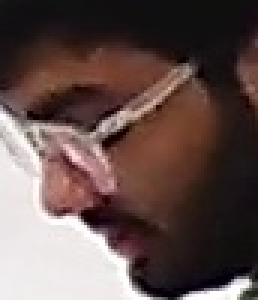
#> input picture captured_faces/person_409bf7aa/Cam_01_20260217_160345_f7f6f0da.jpg, 86 x 100 px, given in place of misha Hotel General_Thursday March 05 202651946  ee084f7.avi, which was not available (shown 3 times larger)
$ python test_enhance.py
#> lines starting #> are read from the running program, lines starting #| are printed output that depends on the picture; after the words box and inside, x2 and y2 are one past the last pixel; in counts of white or black regions, pixels touching at a corner belong together; pictures that were not available may be replaced by others from this repository, and a replacement may not be noted
#> further down, original is the input picture: shape (100, 86, 3); mean B, G, R 76.9, 80.1, 99.3
#| ✅ Frame grabbed. Size: 86x100
import cv2
import numpy as np
import os
import sys

# ==========================================
# CONFIGURATION
# ==========================================

VIDEO_PATH = "/home/user/Desktop/video surveillence/Sample_videos/Night videos/Export__Rly Station-Towards Amisha Hotel General_Thursday March 05 202651946  ee084f7.avi"

# Which frame number to grab for testing
# Change this to test different moments in the video
TEST_FRAME_NUMBER = 300

UPSCALE_FACTOR = 1.5

SCRIPT_DIR  = os.path.dirname(os.path.abspath(__file__))
OUTPUT_DIR  = os.path.join(SCRIPT_DIR, "enhancement_debug")

# ==========================================
# ENHANCEMENT FUNCTIONS
# ==========================================

def gamma_correction(image, gamma=1.5):
#> called with gamma = 1.5
    inv_gamma = 1.0 / gamma
    table = np.array([
        ((i / 255.0) ** inv_gamma) * 255
        for i in range(256)
    ]).astype("uint8")
    return cv2.LUT(image, table)


def apply_clahe(frame):
    lab = cv2.cvtColor(frame, cv2.COLOR_BGR2LAB)
#> lab: shape (100, 86, 3); mean of channels 0, 1, 2 114.9, 135.8, 133.1
    l, a, b = cv2.split(lab)
    clahe = cv2.createCLAHE(clipLimit=3.0, tileGridSize=(8, 8))
    cl = clahe.apply(l)
    merged = cv2.merge((cl, a, b))
#> merged: shape (100, 86, 3); mean of channels 0, 1, 2 132.8, 135.8, 133.1
    return cv2.cvtColor(merged, cv2.COLOR_LAB2BGR)


def denoise(frame):
    return cv2.bilateralFilter(frame, d=7, sigmaColor=50, sigmaSpace=50)


def upscale(frame):
    return cv2.resize(frame, None, fx=UPSCALE_FACTOR, fy=UPSCALE_FACTOR,
                      interpolation=cv2.INTER_LANCZOS4)
#> returned value: shape (150, 129, 3)

# ==========================================
# GRAB TEST FRAME
# ==========================================

print(f"📂 Opening video...")

cap = cv2.VideoCapture(VIDEO_PATH)

if not cap.isOpened():
    print("❌ Cannot open video. Check VIDEO_PATH.")
    sys.exit(1)

total_frames = int(cap.get(cv2.CAP_PROP_FRAME_COUNT))
print(f"✅ Video opened. Total frames: {total_frames}")
print(f"🎯 Grabbing frame #{TEST_FRAME_NUMBER}...")

cap.set(cv2.CAP_PROP_POS_FRAMES, TEST_FRAME_NUMBER)
ret, original = cap.read()
cap.release()

if not ret:
    print("❌ Could not read frame. Try a different TEST_FRAME_NUMBER.")
    sys.exit(1)

print(f"✅ Frame grabbed. Size: {original.shape[1]}x{original.shape[0]}")

# ==========================================
# RUN EACH PHASE
# ==========================================

print("\n🔧 Running enhancement phases...")

# Phase 1 — original
phase1 = original.copy()
print("   Phase 1: Original ✓")

# Phase 2 — denoise
phase2 = denoise(phase1)
print("   Phase 2: Denoise ✓")

# Phase 3 — gamma correction
phase3 = gamma_correction(phase2, gamma=1.5)
print("   Phase 3: Gamma correction ✓")

# Phase 4 — CLAHE
phase4 = apply_clahe(phase3)
print("   Phase 4: CLAHE ✓")

# Phase 5 — upscale
phase5 = upscale(phase4)
print("   Phase 5: Upscale ✓")

# ==========================================
# ADD LABELS TO EACH PHASE IMAGE
# ==========================================

def add_label(image, text, sub=""):
#> called with text = 'Phase 1: Original', sub = 'No processing applied'
    out = image.copy()
    h, w = out.shape[:2]
#> h = 100; w = 86

    # dark bar at top
    cv2.rectangle(out, (0, 0), (w, 52), (20, 20, 20), -1)

    # main label
    cv2.putText(out, text, (12, 26),
                cv2.FONT_HERSHEY_SIMPLEX, 0.75, (255, 255, 255), 2, cv2.LINE_AA)

    # sub label
    if sub:
        cv2.putText(out, sub, (12, 46),
                    cv2.FONT_HERSHEY_SIMPLEX, 0.45, (180, 180, 180), 1, cv2.LINE_AA)

    return out


p1 = add_label(phase1, "Phase 1: Original",   "No processing applied")
p2 = add_label(phase2, "Phase 2: Denoise",    "Bilateral filter — removes grain")
p3 = add_label(phase3, "Phase 3: Gamma",      "Gamma 1.5 — lifts dark shadows")
p4 = add_label(phase4, "Phase 4: CLAHE",      "Local contrast equalisation")
p5 = add_label(phase5, "Phase 5: Upscale",    f"Lanczos {UPSCALE_FACTOR}x — larger faces")

# ==========================================
# SAVE INDIVIDUAL PHASE IMAGES
# ==========================================

os.makedirs(OUTPUT_DIR, exist_ok=True)

cv2.imwrite(os.path.join(OUTPUT_DIR, "phase1_original.jpg"),  p1)
cv2.imwrite(os.path.join(OUTPUT_DIR, "phase2_denoise.jpg"),   p2)
cv2.imwrite(os.path.join(OUTPUT_DIR, "phase3_gamma.jpg"),     p3)
cv2.imwrite(os.path.join(OUTPUT_DIR, "phase4_clahe.jpg"),     p4)
cv2.imwrite(os.path.join(OUTPUT_DIR, "phase5_upscale.jpg"),   p5)

print(f"\n✅ Individual phase images saved to: {OUTPUT_DIR}")

# ==========================================
# BUILD SIDE-BY-SIDE COMPARISON GRID
# ==========================================

print("🖼️  Building comparison grid...")

# Resize all to same height for grid (use original size, not upscaled)
TARGET_H = 360
TARGET_W = int(original.shape[1] * (TARGET_H / original.shape[0]))
#> TARGET_W = 309

def resize_for_grid(img):
    return cv2.resize(img, (TARGET_W, TARGET_H))
#> returned value: shape (360, 309, 3)

g1 = resize_for_grid(p1)
g2 = resize_for_grid(p2)
g3 = resize_for_grid(p3)
g4 = resize_for_grid(p4)
g5 = resize_for_grid(p5)
#> in resize_for_grid (call 5), `return cv2.resize(img, (TARGET_W, TARGET_H))`:
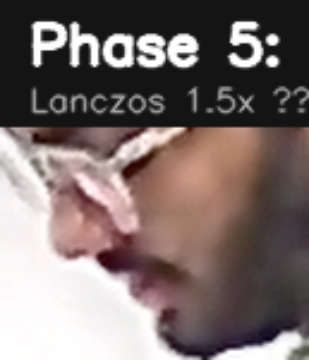
#> returned value: shape (360, 309, 3); mean of channels 0, 1, 2 108.2, 110.3, 123.4; drawn as B, G, R

# Row 1: Phase 1, 2, 3
row1 = np.hstack([g1, g2, g3])
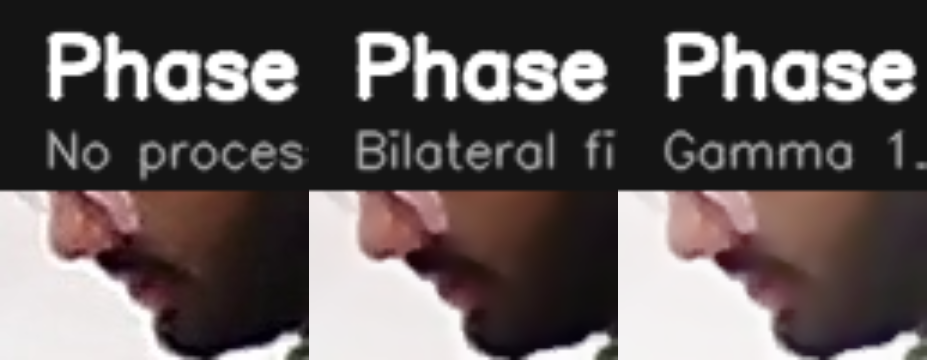
#> row1: shape (360, 927, 3); mean B, G, R 87.4, 87.9, 95.6

# Row 2: Phase 4, Phase 5, blank placeholder
blank = np.zeros_like(g1)
cv2.putText(blank, "Enhancement", (30, TARGET_H // 2 - 10),
            cv2.FONT_HERSHEY_SIMPLEX, 0.8, (80, 80, 80), 2)
#> blank: shape (360, 309, 3); values 0 (black) and 80 (white), 1.1% white; 11 white regions, largest, box (x1, y1, x2, y2) and area: (137, 158, 158, 172) 150, (32, 152, 46, 172) 139, (160, 158, 173, 172) 117
cv2.putText(blank, "Complete", (50, TARGET_H // 2 + 20),
            cv2.FONT_HERSHEY_SIMPLEX, 0.8, (80, 80, 80), 2)
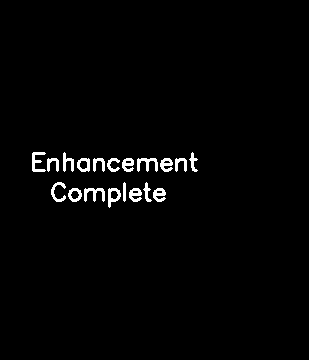
#> blank: shape (360, 309, 3); values 0 (black) and 80 (white), 1.9% white; 19 white regions, largest, box (x1, y1, x2, y2) and area: (84, 188, 105, 202) 151, (137, 158, 158, 172) 150, (32, 152, 46, 172) 139

row2 = np.hstack([g4, g5, blank])
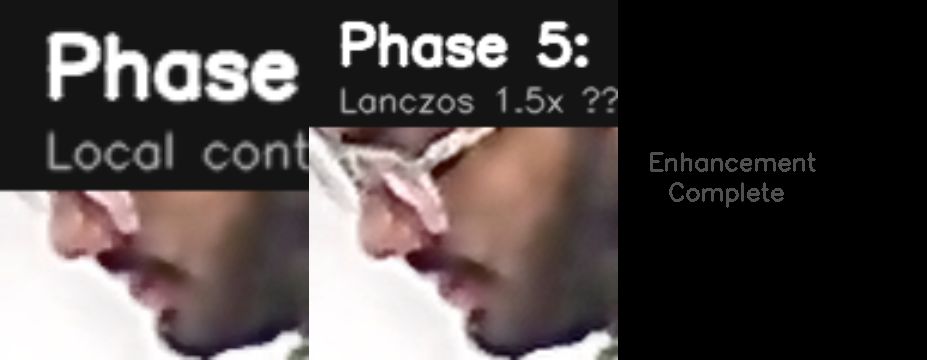
#> row2: shape (360, 927, 3); mean B, G, R 69.8, 70.6, 77.7

# Divider line between rows
divider = np.full((4, row1.shape[1], 3), 60, dtype=np.uint8)

grid = np.vstack([row1, divider, row2])
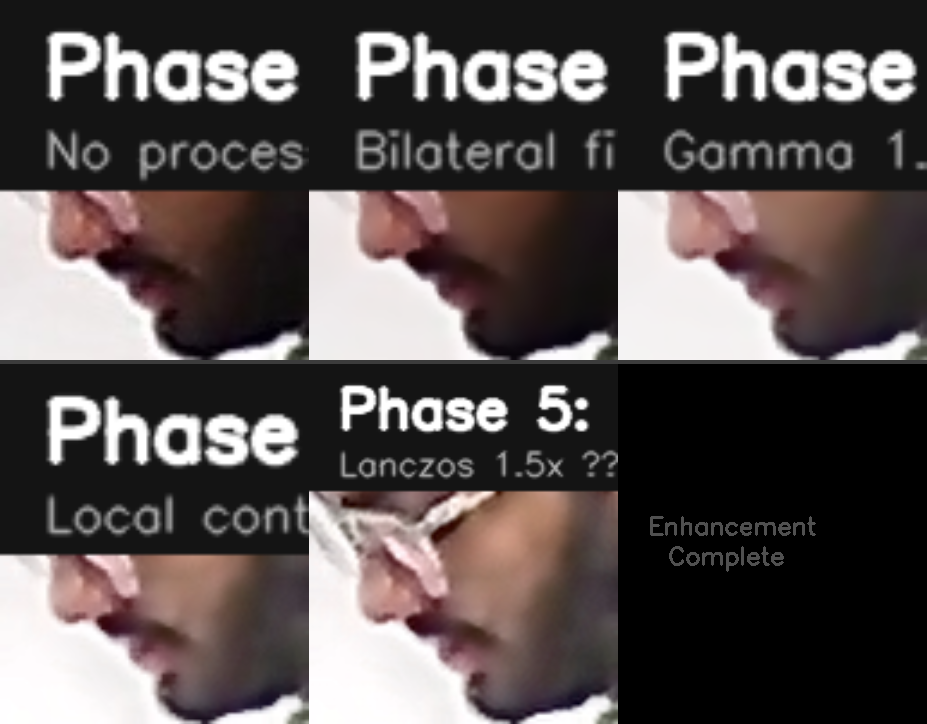
#> grid: shape (724, 927, 3); mean B, G, R 78.5, 79.1, 86.5

grid_path = os.path.join(OUTPUT_DIR, "all_phases_grid.jpg")
cv2.imwrite(grid_path, grid)

print(f"✅ Full comparison grid saved: {grid_path}")

# ==========================================
# DIFF IMAGE — shows what changed overall
# ==========================================

print("📊 Generating diff image (Original vs Final)...")

# Resize final to match original for diff
final_resized = cv2.resize(phase4, (original.shape[1], original.shape[0]))

diff = cv2.absdiff(original, final_resized)
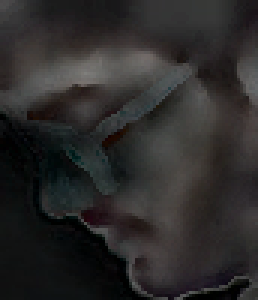
#> diff: shape (100, 86, 3) (shown 3 times larger); mean B, G, R 42.3, 42.7, 44.1
diff_boosted = cv2.convertScaleAbs(diff, alpha=3.0)  # boost visibility

diff_labeled = add_label(diff_boosted,
                          "Diff: Original vs Final",
                          "Bright areas = pixels changed by enhancement")
#> in add_label (call 6), `cv2.putText(out, sub, (12, 46), cv2.FONT_HERSHEY_SIMPLEX, 0.45, (180, ..`:
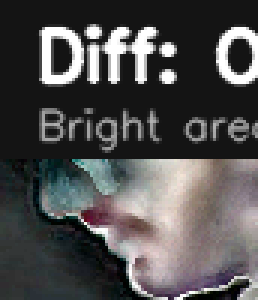
#> out: shape (100, 86, 3) (shown 3 times larger); mean B, G, R 78.8, 78.6, 79.8

cv2.imwrite(os.path.join(OUTPUT_DIR, "diff_original_vs_final.jpg"), diff_labeled)

print("✅ Diff image saved.")

# ==========================================
# PRINT BRIGHTNESS STATS PER PHASE
# ==========================================

print("\n📈 Brightness stats per phase (mean pixel value, 0-255):")
print(f"   Phase 1 Original  : {np.mean(phase1):.1f}")
#|    Phase 1 Original  : 85.4
print(f"   Phase 2 Denoise   : {np.mean(phase2):.1f}")
#|    Phase 2 Denoise   : 85.4
print(f"   Phase 3 Gamma     : {np.mean(phase3):.1f}")
#|    Phase 3 Gamma     : 111.1
print(f"   Phase 4 CLAHE     : {np.mean(phase4):.1f}")
#|    Phase 4 CLAHE     : 128.4
print(f"   Phase 5 Upscale   : {np.mean(phase5):.1f}  (same as phase 4, just larger)")
#|    Phase 5 Upscale   : 128.4  (same as phase 4, just larger)

print("\n📁 Output folder contents:")
for f in sorted(os.listdir(OUTPUT_DIR)):
    fpath = os.path.join(OUTPUT_DIR, f)
    size_kb = os.path.getsize(fpath) // 1024
    print(f"   {f}  ({size_kb} KB)")

print("\n✅ Done. Open the folder to inspect results:")
print(f"   {OUTPUT_DIR}")

$ run again, on captured_faces/person_409bf7aa/Cam_01_20260217_160356_2c9fc123.jpg
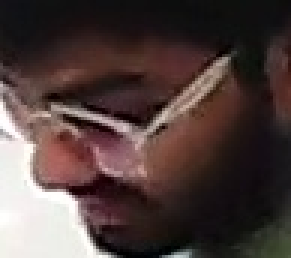
#> input picture captured_faces/person_409bf7aa/Cam_01_20260217_160356_2c9fc123.jpg, 97 x 86 px, given in place of misha Hotel General_Thursday March 05 202651946  ee084f7.avi, which was not available (shown 3 times larger)
#> original is the input picture: shape (86, 97, 3); mean B, G, R 61.1, 63.5, 79.7
#| ✅ Frame grabbed. Size: 97x86
#> lab: shape (86, 97, 3); mean of channels 0, 1, 2 99, 134.9, 132.2
#> merged: shape (86, 97, 3); mean of channels 0, 1, 2 119.3, 134.9, 132.2
#> `cv2.putText(blank, "Complete", (50, TARGET_H // 2 + 20), cv2.FONT_HERS..`:
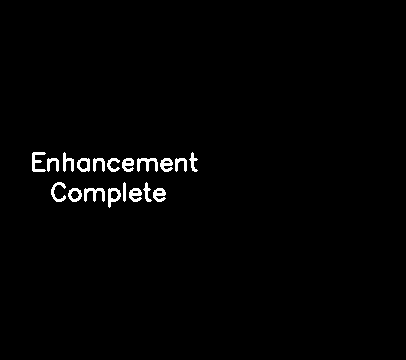
#> blank: shape (360, 406, 3); values 0 (black) and 80 (white), 1.4% white; 19 white regions, largest, box (x1, y1, x2, y2) and area: (84, 188, 105, 202) 151, (137, 158, 158, 172) 150, (32, 152, 46, 172) 139
#> in add_label (call 6), `cv2.putText(out, sub, (12, 46), cv2.FONT_HERSHEY_SIMPLEX, 0.45, (180, ..`:
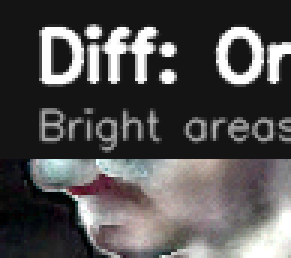
#> out: shape (86, 97, 3) (shown 3 times larger); mean B, G, R 79.6, 79.5, 81.3
#|    Phase 1 Original  : 68.1
#|    Phase 2 Denoise   : 68.1
#|    Phase 3 Gamma     : 95.3
#|    Phase 4 CLAHE     : 114.7
#|    Phase 5 Upscale   : 114.7  (same as phase 4, just larger)

$ run again, on captured_faces/person_409bf7aa/Cam_01_20260217_160406_7631a574.jpg
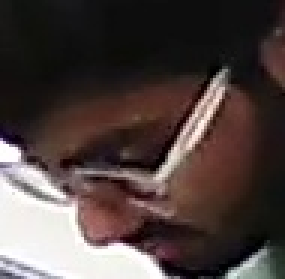
#> input picture captured_faces/person_409bf7aa/Cam_01_20260217_160406_7631a574.jpg, 95 x 93 px, given in place of misha Hotel General_Thursday March 05 202651946  ee084f7.avi, which was not available (shown 3 times larger)
#> original is the input picture: shape (93, 95, 3); mean B, G, R 63.4, 65.9, 78.1
#| ✅ Frame grabbed. Size: 95x93
#> lab: shape (93, 95, 3); mean of channels 0, 1, 2 98.4, 133.1, 132
#> merged: shape (93, 95, 3); mean of channels 0, 1, 2 119.5, 133.1, 132
#> `cv2.putText(blank, "Enhancement", (30, TARGET_H // 2 - 10), cv2.FONT_H..`:
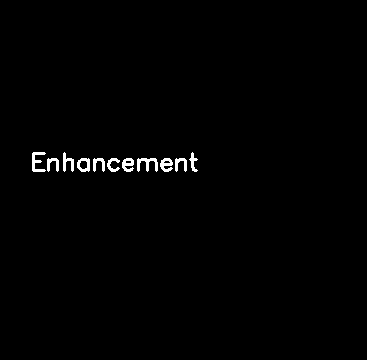
#> blank: shape (360, 367, 3); values 0 (black) and 80 (white), 0.9% white; 11 white regions, largest, box (x1, y1, x2, y2) and area: (137, 158, 158, 172) 150, (32, 152, 46, 172) 139, (160, 158, 173, 172) 117
#> in add_label (call 6), `cv2.putText(out, sub, (12, 46), cv2.FONT_HERSHEY_SIMPLEX, 0.45, (180, ..`:
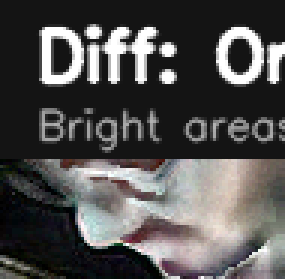
#> out: shape (93, 95, 3) (shown 3 times larger); mean B, G, R 79.4, 80.1, 81.6
#|    Phase 1 Original  : 69.1
#|    Phase 2 Denoise   : 69.1
#|    Phase 3 Gamma     : 94.8
#|    Phase 4 CLAHE     : 114.5
#|    Phase 5 Upscale   : 114.9  (same as phase 4, just larger)

$ run again, on captured_faces/person_409bf7aa/Cam_01_20260217_160410_27217b69.jpg
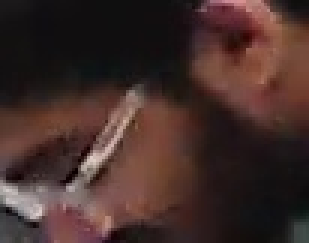
#> input picture captured_faces/person_409bf7aa/Cam_01_20260217_160410_27217b69.jpg, 103 x 81 px, given in place of misha Hotel General_Thursday March 05 202651946  ee084f7.avi, which was not available (shown 3 times larger)
#> original is the input picture: shape (81, 103, 3); mean B, G, R 42.1, 45.6, 67.1
#| ✅ Frame grabbed. Size: 103x81
#> lab: shape (81, 103, 3); mean of channels 0, 1, 2 87.2, 136.7, 133.7
#> merged: shape (81, 103, 3); mean of channels 0, 1, 2 112.5, 136.7, 133.7
#> in add_label (call 6), `cv2.putText(out, sub, (12, 46), cv2.FONT_HERSHEY_SIMPLEX, 0.45, (180, ..`:
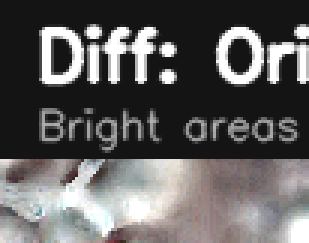
#> out: shape (81, 103, 3) (shown 3 times larger); mean B, G, R 94.2, 94.4, 96.1
#|    Phase 1 Original  : 51.6
#|    Phase 2 Denoise   : 51.6
#|    Phase 3 Gamma     : 82.6
#|    Phase 4 CLAHE     : 107.0
#|    Phase 5 Upscale   : 107.0  (same as phase 4, just larger)
